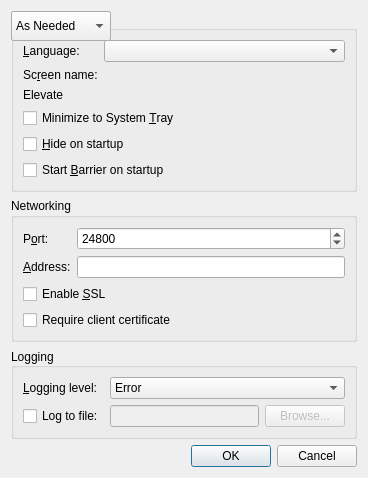
<?xml version="1.0" encoding="UTF-8"?>
<ui version="4.0">
 <class>SettingsDialogBase</class>
 <widget class="QDialog" name="SettingsDialogBase">
  <property name="geometry">
   <rect>
    <x>0</x>
    <y>0</y>
    <width>368</width>
    <height>428</height>
   </rect>
  </property>
  <property name="windowTitle">
   <string>Settings</string>
  </property>
  <layout class="QVBoxLayout" name="verticalLayout">
   <item>
    <widget class="QGroupBox" name="m_pGroupGeneral">
     <property name="enabled">
      <bool>true</bool>
     </property>
     <property name="sizePolicy">
      <sizepolicy hsizetype="Preferred" vsizetype="Preferred">
       <horstretch>0</horstretch>
       <verstretch>0</verstretch>
      </sizepolicy>
     </property>
     <property name="title">
      <string>General</string>
     </property>
     <layout class="QFormLayout" name="formLayout">
      <property name="fieldGrowthPolicy">
       <enum>QFormLayout::AllNonFixedFieldsGrow</enum>
      </property>
      <item row="0" column="0">
       <widget class="QLabel" name="m_pLabel_27">
        <property name="sizePolicy">
         <sizepolicy hsizetype="Preferred" vsizetype="Preferred">
          <horstretch>0</horstretch>
          <verstretch>0</verstretch>
         </sizepolicy>
        </property>
        <property name="minimumSize">
         <size>
          <width>75</width>
          <height>0</height>
         </size>
        </property>
        <property name="text">
         <string>&amp;Language:</string>
        </property>
        <property name="buddy">
         <cstring>m_pComboLanguage</cstring>
        </property>
       </widget>
      </item>
      <item row="0" column="1">
       <widget class="QComboBox" name="m_pComboLanguage"/>
      </item>
      <item row="0" column="2">
       <widget class="QLabel" name="m_pLabelTheme">
        <property name="text">
         <string>&amp;Theme:</string>
        </property>
        <property name="buddy">
         <cstring>m_pComboTheme</cstring>
        </property>
       </widget>
      </item>
      <item row="0" column="3">
       <widget class="QComboBox" name="m_pComboTheme">
        <item>
         <property name="text">
          <string>Light</string>
         </property>
        </item>
        <item>
         <property name="text">
          <string>Dark</string>
         </property>
        </item>
       </widget>
      </item>
      <item row="1" column="0" colspan="2">
       <widget class="QLabel" name="m_pLabel_19">
        <property name="minimumSize">
         <size>
          <width>75</width>
          <height>0</height>
         </size>
        </property>
        <property name="text">
         <string>Sc&amp;reen name:</string>
        </property>
        <property name="buddy">
         <cstring>m_pLineEditScreenName</cstring>
        </property>
       </widget>
      </item>
      <item row="1" column="2" colspan="2">
       <widget class="QLineEdit" name="m_pLineEditScreenName">
        <property name="enabled">
         <bool>true</bool>
        </property>
       </widget>
      </item>
      <item row="2" column="0" colspan="2">
       <widget class="QLabel" name="m_pLabelElevate">
        <property name="text">
         <string>Elevate</string>
        </property>
       </widget>
      </item>
      <item row="2" column="2" colspan="2">
       <widget class="QComboBox" name="m_pComboElevate">
        <property name="toolTip">
         <string>Specify when the Barrier service should run at an elevated privilege level</string>
        </property>
        <property name="currentIndex">
         <number>0</number>
        </property>
        <item>
         <property name="text">
          <string>As Needed</string>
         </property>
        </item>
        <item>
         <property name="text">
          <string>Always</string>
         </property>
        </item>
        <item>
         <property name="text">
          <string>Never</string>
         </property>
        </item>
       </widget>
      </item>
      <item row="3" column="0" colspan="2">
       <widget class="QCheckBox" name="m_pCheckBoxMinimizeToTray">
        <property name="text">
         <string>Minimize to System &amp;Tray</string>
        </property>
       </widget>
      </item>
      <item row="4" column="0" colspan="2">
       <widget class="QCheckBox" name="m_pCheckBoxAutoHide">
        <property name="text">
         <string>&amp;Hide on startup</string>
        </property>
       </widget>
      </item>
      <item row="5" column="0" colspan="2">
       <widget class="QCheckBox" name="m_pCheckBoxAutoStart">
        <property name="text">
         <string>Start &amp;Barrier on startup</string>
        </property>
       </widget>
      </item>
     </layout>
    </widget>
   </item>
   <item>
    <widget class="QGroupBox" name="m_pGroupNetworking">
     <property name="title">
      <string>Networking</string>
     </property>
     <layout class="QGridLayout" name="gridLayout_3">
      <item row="1" column="0">
       <widget class="QLabel" name="m_pLabel_21">
        <property name="text">
         <string>&amp;Address:</string>
        </property>
        <property name="buddy">
         <cstring>m_pLineEditInterface</cstring>
        </property>
       </widget>
      </item>
      <item row="0" column="0">
       <widget class="QLabel" name="m_pLabel_20">
        <property name="text">
         <string>P&amp;ort:</string>
        </property>
        <property name="buddy">
         <cstring>m_pSpinBoxPort</cstring>
        </property>
       </widget>
      </item>
      <item row="0" column="1">
       <widget class="QSpinBox" name="m_pSpinBoxPort">
        <property name="enabled">
         <bool>true</bool>
        </property>
        <property name="sizePolicy">
         <sizepolicy hsizetype="MinimumExpanding" vsizetype="Fixed">
          <horstretch>0</horstretch>
          <verstretch>0</verstretch>
         </sizepolicy>
        </property>
        <property name="maximum">
         <number>65535</number>
        </property>
        <property name="value">
         <number>24800</number>
        </property>
       </widget>
      </item>
      <item row="1" column="1">
       <widget class="QLineEdit" name="m_pLineEditInterface">
        <property name="enabled">
         <bool>true</bool>
        </property>
       </widget>
      </item>
      <item row="2" column="0" colspan="2">
       <widget class="QCheckBox" name="m_pCheckBoxEnableCrypto">
        <property name="text">
         <string>Enable &amp;SSL</string>
        </property>
       </widget>
      </item>
      <item row="3" column="0" colspan="2">
       <widget class="QCheckBox" name="checkbox_require_client_certificate">
        <property name="text">
         <string>Require client certificate</string>
        </property>
       </widget>
      </item>
     </layout>
    </widget>
   </item>
   <item>
    <widget class="QGroupBox" name="m_pGroupLog">
     <property name="sizePolicy">
      <sizepolicy hsizetype="Preferred" vsizetype="Preferred">
       <horstretch>0</horstretch>
       <verstretch>0</verstretch>
      </sizepolicy>
     </property>
     <property name="title">
      <string>Logging</string>
     </property>
     <property name="alignment">
      <set>Qt::AlignLeading|Qt::AlignLeft|Qt::AlignVCenter</set>
     </property>
     <property name="flat">
      <bool>false</bool>
     </property>
     <layout class="QGridLayout" name="gridLayout_2">
      <item row="1" column="0">
       <widget class="QCheckBox" name="m_pCheckBoxLogToFile">
        <property name="text">
         <string>Log to file:</string>
        </property>
       </widget>
      </item>
      <item row="1" column="2">
       <widget class="QPushButton" name="m_pButtonBrowseLog">
        <property name="enabled">
         <bool>false</bool>
        </property>
        <property name="text">
         <string>Browse...</string>
        </property>
       </widget>
      </item>
      <item row="0" column="1" colspan="2">
       <widget class="QComboBox" name="m_pComboLogLevel">
        <item>
         <property name="text">
          <string>Error</string>
         </property>
        </item>
        <item>
         <property name="text">
          <string>Warning</string>
         </property>
        </item>
        <item>
         <property name="text">
          <string>Note</string>
         </property>
        </item>
        <item>
         <property name="text">
          <string>Info</string>
         </property>
        </item>
        <item>
         <property name="text">
          <string>Debug</string>
         </property>
        </item>
        <item>
         <property name="text">
          <string>Debug1</string>
         </property>
        </item>
        <item>
         <property name="text">
          <string>Debug2</string>
         </property>
        </item>
       </widget>
      </item>
      <item row="0" column="0">
       <widget class="QLabel" name="m_pLabel_3">
        <property name="minimumSize">
         <size>
          <width>75</width>
          <height>0</height>
         </size>
        </property>
        <property name="text">
         <string>&amp;Logging level:</string>
        </property>
        <property name="buddy">
         <cstring>m_pComboLogLevel</cstring>
        </property>
       </widget>
      </item>
      <item row="1" column="1">
       <widget class="QLineEdit" name="m_pLineEditLogFilename">
        <property name="enabled">
         <bool>false</bool>
        </property>
       </widget>
      </item>
     </layout>
    </widget>
   </item>
   <item>
    <spacer name="verticalSpacer">
     <property name="orientation">
      <enum>Qt::Vertical</enum>
     </property>
     <property name="sizeHint" stdset="0">
      <size>
       <width>20</width>
       <height>40</height>
      </size>
     </property>
    </spacer>
   </item>
   <item>
    <widget class="QDialogButtonBox" name="buttonBox">
     <property name="orientation">
      <enum>Qt::Horizontal</enum>
     </property>
     <property name="standardButtons">
      <set>QDialogButtonBox::Cancel|QDialogButtonBox::Ok</set>
     </property>
    </widget>
   </item>
  </layout>
 </widget>
 <tabstops>
  <tabstop>m_pComboLanguage</tabstop>
  <tabstop>m_pLineEditScreenName</tabstop>
  <tabstop>m_pComboElevate</tabstop>
  <tabstop>m_pCheckBoxMinimizeToTray</tabstop>
  <tabstop>m_pCheckBoxAutoHide</tabstop>
  <tabstop>m_pCheckBoxAutoStart</tabstop>
  <tabstop>m_pSpinBoxPort</tabstop>
  <tabstop>m_pLineEditInterface</tabstop>
  <tabstop>m_pCheckBoxEnableCrypto</tabstop>
  <tabstop>m_pComboLogLevel</tabstop>
  <tabstop>m_pCheckBoxLogToFile</tabstop>
  <tabstop>m_pLineEditLogFilename</tabstop>
  <tabstop>m_pButtonBrowseLog</tabstop>
 </tabstops>
 <resources/>
 <connections>
  <connection>
   <sender>buttonBox</sender>
   <signal>accepted()</signal>
   <receiver>SettingsDialogBase</receiver>
   <slot>accept()</slot>
   <hints>
    <hint type="sourcelabel">
     <x>266</x>
     <y>340</y>
    </hint>
    <hint type="destinationlabel">
     <x>157</x>
     <y>274</y>
    </hint>
   </hints>
  </connection>
  <connection>
   <sender>buttonBox</sender>
   <signal>rejected()</signal>
   <receiver>SettingsDialogBase</receiver>
   <slot>reject()</slot>
   <hints>
    <hint type="sourcelabel">
     <x>334</x>
     <y>340</y>
    </hint>
    <hint type="destinationlabel">
     <x>286</x>
     <y>274</y>
    </hint>
   </hints>
  </connection>
 </connections>
</ui>
